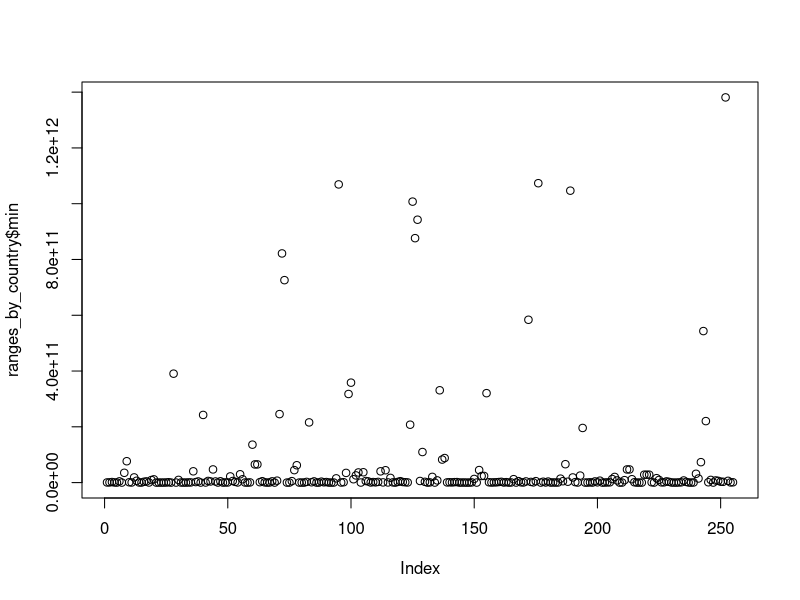
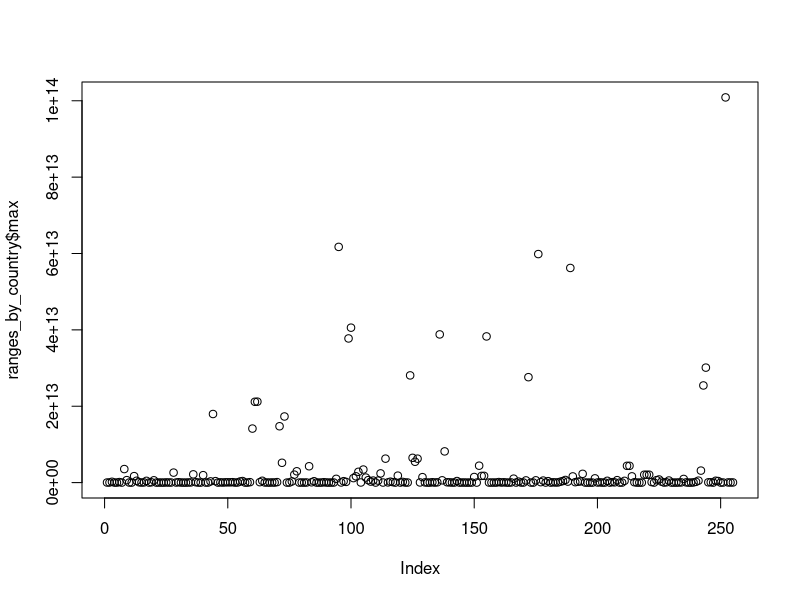
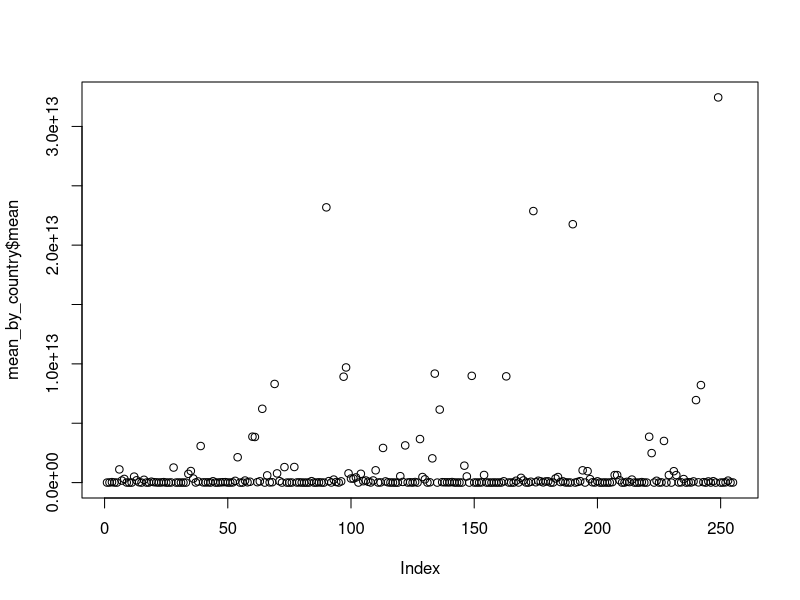
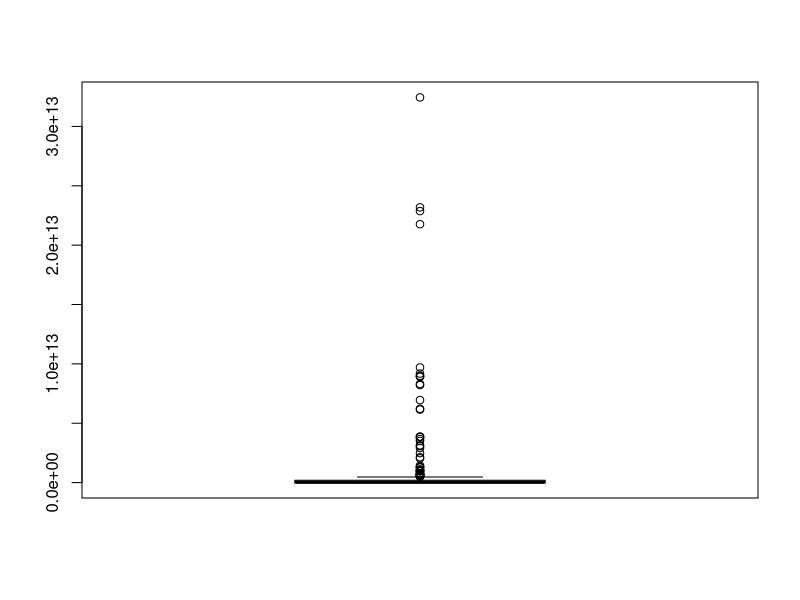
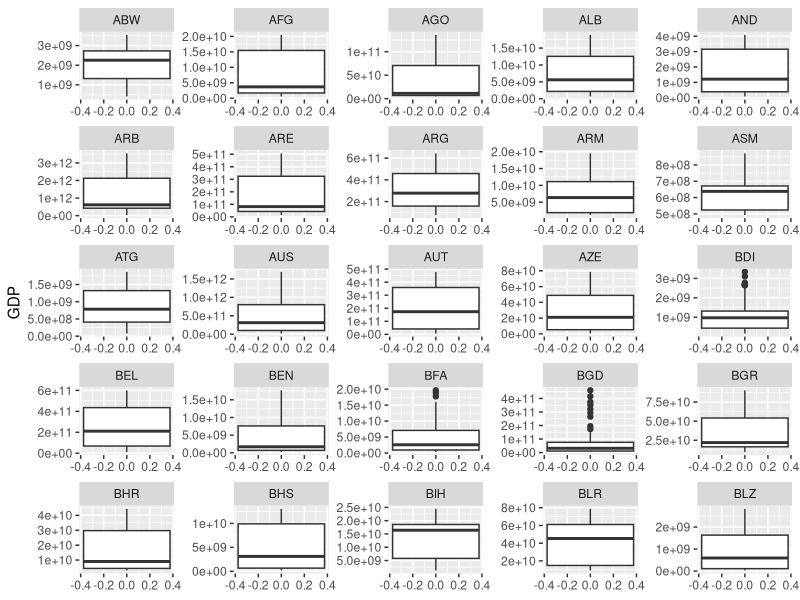
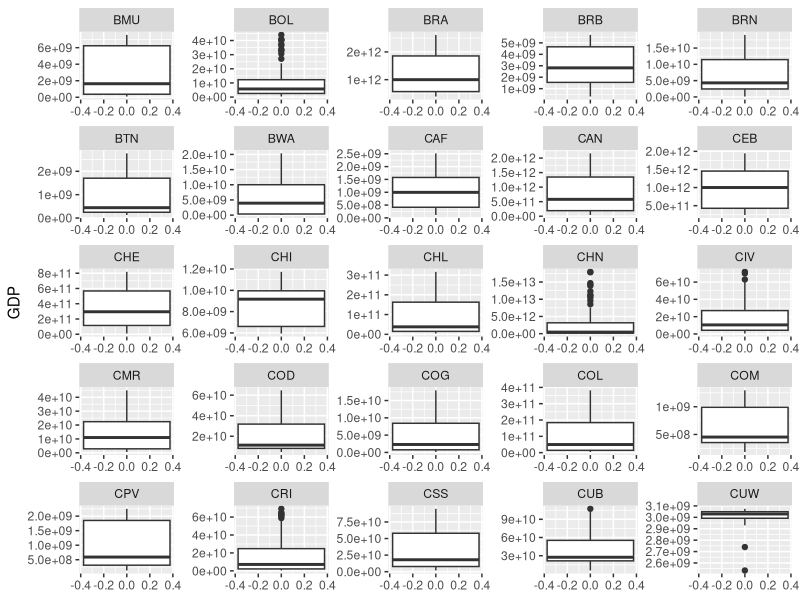
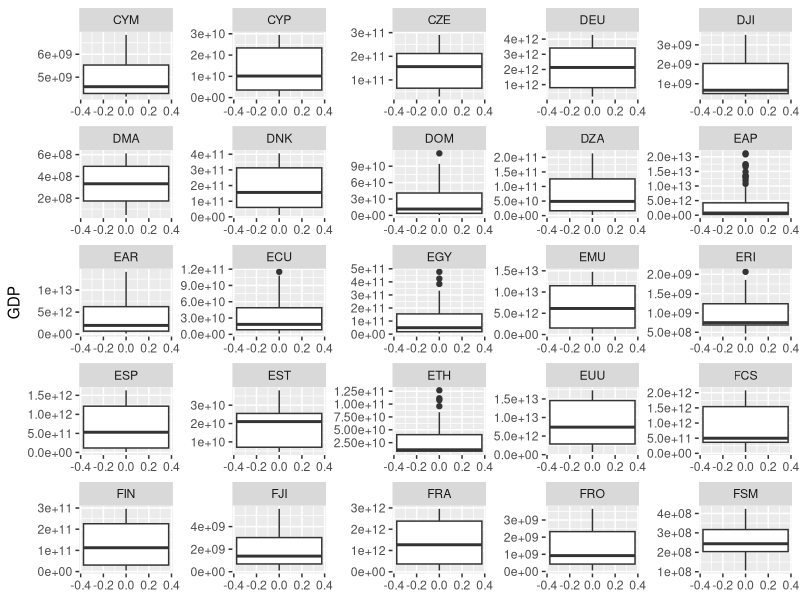
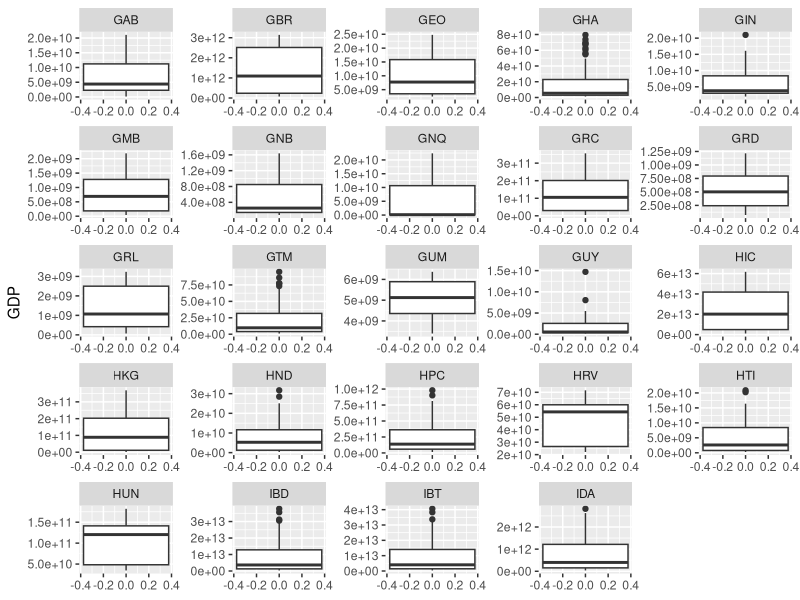

The R source for these figures, in order:
library(dplyr)
library(tidyverse)
library(ggplot2)

################################## Question 3 ######################################

# 1. Propose data quality tests for the GDP data and implement these in a script.
# Describe the tests you perform and explain why.
# 2. Did you find any issues with the data?
# 3. Describe a test for outliers in the data and implement it.
#  Did you find any outliers? If so, describe how you would proceed\deal with these outliers
# before publishing the data.

####################################################################################
####################################################################################

# In order to conduct a data quality test we will: check completeness and accuracy.
# A. Completeness: look at missing data and check whether those values are random or at specific countries/years/periods
# We will check the percentage of missing data by year and by country. If the percentage of missing data
# is more than 85%, we will remove that country from the data set.
# B. Accuracy: we will check the range (min/max) for GDP. We expect to see only positive values
# Please see the implementation below, including additional explanations

####################################################################################
# lets load the data one more time and gather it
GDP_data = read_csv("GDP_for_R.csv")
GDP_data = gather(GDP_data , key = "Year", value = "GDP", colnames(GDP_data)[5:length(GDP_data)])

# There are data of 261 countries during 64 years of data
all_countries = unique(GDP_data$`Country Code`)
all_years = unique(GDP_data$Year)

# lets explore a little more in detail the data

## A. COMPLETNESS: missing values, where are the missing values?
which_na = is.na(GDP_data$GDP)
no_vals = GDP_data[which_na,]

# lets see by country
missing_by_country = sort(table(no_vals$`Country Name`),decreasing = TRUE)
head(missing_by_country)

# British Virgin Islands, Gibraltar Korea, Dem. People's Rep are the ones with all years with missing data
# Followed by St. Martin (French part) with 60 years of missing data and  South Sudan with 56
# Lets get the percentage
percentages_by_country = missing_by_country/64

# lets see by year
missing_by_year = sort(table(no_vals$Year),decreasing = TRUE)
head(missing_by_year)
# 2023 is the one with more missing values (with 216 missing countries), following by 1960 (with 138), and 1961 with 137
percentages_by_year = missing_by_year/261
# 2023 is missing for all countries and it seems that for the first years on the period is where less data is available

# We remove 2023 from the data set for all countries and the completely time series for all countries including not classified data
# with more than 85 % of missing data
countries_to_filter = names(which(percentages_by_country >= 0.85))
GDP_data_filter = GDP_data %>% filter(Year!=2023)
GDP_data_filter = GDP_data_filter %>% filter(!`Country Name`%in%countries_to_filter)

## B. ACCURACY:
# lets first check if the range of the values make sense
range(GDP_data_filter$GDP,na.rm = TRUE)
min(GDP_data_filter$GDP,na.rm = TRUE)
max(GDP_data_filter$GDP,na.rm = TRUE)
ranges_by_country = GDP_data_filter %>% group_by(`Country Name`) %>% summarise(min = min(GDP,na.rm = TRUE),max = max(GDP,na.rm = TRUE) )
plot(ranges_by_country$min)
plot(ranges_by_country$max)
# There are not negative values and the range seems to be correct.
# The range differs by country
# Lets see the mean by coutry
mean_by_country = GDP_data_filter %>% group_by(`Country Code`) %>% summarise(mean = mean(GDP,na.rm=T))
plot(mean_by_country$mean)
boxplot(mean_by_country$mean)

####################################################################################

# To detect outliers, we will first plot the data: general boxplots and
# time series by country. We can visualize the data behavior and check for trends.
# In this case we can see that there is an increasing trend over the years for the value
# of GDP for all countries. We will take that into account during the outlier detection.
# To detect outliers, we will calculate the zscore and define outliers as points with
# |zscore|>3. We take two things into account when calculating the zscore
#
# 1. There is a lot of variability for GDP between countries
# 2. The GDP increases over the years
#
# To address 1, we will divide the points by country.
# To address 2, we will further divide the points into two periods 1960:1991 and 1992:2002.
# Then we calculate the zcore using the mean and standard deviation of the
# corresponding country and subperiod and define as outliers those with
# |zscore|>3.
# Please see the implementation below, including additional explanations

####################################################################################
# Do we have outliers ?
# lets make plots by countries


for (i in 1:11){
  cd = ((i - 1) * 25 + 1):(i * 25)
  p =ggplot(GDP_data_filter %>% filter(`Country Code`%in% all_countries [cd]))+geom_boxplot(aes(y=GDP))+
    facet_wrap(~`Country Code`,scales='free',ncol= 5)
  print(p)
}

for (i in 1:11){
  cd = ((i - 1) * 25 + 1):(i * 25)
  p =ggplot(GDP_data_filter %>% filter(`Country Code`%in% all_countries [cd]))+geom_point(aes(x=Year,y=GDP))+
    facet_wrap(~`Country Code`,scales='free',ncol= 5)
  print(p)
}


# Also according to these plots it seems that the value of GDP is increasing over time for all countries
# So we should consider this when looking for outliers
# I will divide the period of years in two to look for possible outliers: 1960:1991 and 1992:2002 .
# In this way we consider the trending in data. Also, as the range of GDP depends on the Country
# I will perform the analysis also by country
# lets calculate the zscore by country and sub-period and define an observation to be an outlier if |zscore| > 3

# lets create another variable for subperiods
period = numeric(length(GDP_data_filter$Year))
period[GDP_data_filter$Year%in%as.character(1960:1991)] = 'P1'
period[GDP_data_filter$Year%in%as.character(1992:2022)] = 'P2'
GDP_data_filter$period = as.factor(period)

data_zscores = GDP_data_filter %>%group_by(`Country Name`,period) %>%
  mutate(z_score= scale(GDP))

# Lets check  we get numeric values of zscores when there is available data
which(is.na(data_zscores[!is.na(data_zscores$GDP),]$z_score))
data_zscores[!is.na(data_zscores$GDP),][5166,]
data_zscores[!is.na(data_zscores$GDP),][5218,]

ggplot(GDP_data_filter %>% filter(`Country Code`=='MOZ'))+geom_point(aes(x=Year,y=GDP))
ggplot(GDP_data_filter %>% filter(`Country Code`=='HUN'))+geom_point(aes(x=Year,y=GDP))

#For Hungary and Mozambique we have only one observation in the first period that is why we get NaN.
# However looking at the previous plots those values don't seem ouliers

# lets now define the ouliers
range(data_zscores$z_score,na.rm=TRUE) # There are no values below - 3
which_outliers = which(data_zscores$z_score>3)
# so there are the outliers we detected: 10 in total
data_zscores[which_outliers,]


####################################################################################

# In order to deal with the 10 outliers found we will replace them with less extreme values
# Again , as in this case the data have temporal correlation we will consider it in order
# to replace the outliers.
# For each outlier we consider the previous and next value of GDP of the corresponding country.
# We then get the mean between those two and use that value as the replacement.
# In this case we have some missing data, so we should consider that. When
# either the previous or next value is missing, we take the next-next or previous-previous value.
# Please see the implementation below, including additional explanations

####################################################################################

# Lets finally handle the outliers. Lets replace them with less extreme values
# For each outlier we consider the previous and next value of GDP of the corresponding country.
# We just then take the mean between those values and replace it
# We save the data frame corrected and filter in GDP_data_corrected



GDP_data_corrected = GDP_data_filter

for (i in 1:length(which_outliers)){
  curr = data_zscores[which_outliers[i],]
  country_curr = curr$`Country Code`
  year_curr = curr$Year
  prev_year = as.character(as.numeric(year_curr)-1)
  next_year = as.character(as.numeric(year_curr)+1)
  ts_curr = GDP_data_corrected[GDP_data_corrected$`Country Code`==country_curr,]
  val1 = ts_curr[ts_curr$Year==prev_year,]$GDP
  val2 = ts_curr[ts_curr$Year==next_year,]$GDP

  new_val = mean(c(val1,val2))
  # Replace value
  GDP_data_corrected[GDP_data_corrected$`Country Code`==country_curr & GDP_data_corrected$Year==year_curr ,]$GDP = new_val

  }







